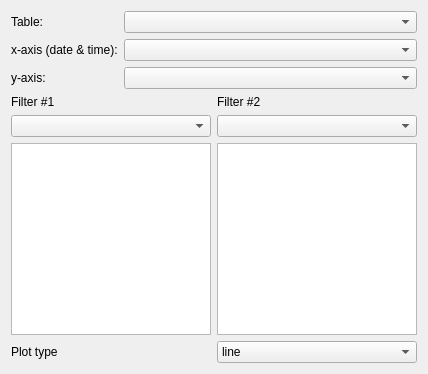
            <widget class="QWidget" name="tab_3">
             <attribute name="title">
              <string>Tab 3</string>
             </attribute>
             <layout class="QGridLayout" name="gridLayout_13">
              <item row="0" column="0">
               <layout class="QGridLayout" name="gridLayout_12">
                <item row="0" column="0">
                 <widget class="QLabel" name="table_QLabel_3">
                  <property name="sizePolicy">
                   <sizepolicy hsizetype="Preferred" vsizetype="Fixed">
                    <horstretch>0</horstretch>
                    <verstretch>0</verstretch>
                   </sizepolicy>
                  </property>
                  <property name="minimumSize">
                   <size>
                    <width>92</width>
                    <height>0</height>
                   </size>
                  </property>
                  <property name="font">
                   <font>
                    <pointsize>9</pointsize>
                   </font>
                  </property>
                  <property name="text">
                   <string>Table:</string>
                  </property>
                  <property name="buddy">
                   <cstring>table_ComboBox_1</cstring>
                  </property>
                 </widget>
                </item>
                <item row="1" column="0">
                 <widget class="QLabel" name="xcol_QLabel_3">
                  <property name="sizePolicy">
                   <sizepolicy hsizetype="Preferred" vsizetype="Fixed">
                    <horstretch>0</horstretch>
                    <verstretch>0</verstretch>
                   </sizepolicy>
                  </property>
                  <property name="minimumSize">
                   <size>
                    <width>92</width>
                    <height>0</height>
                   </size>
                  </property>
                  <property name="font">
                   <font>
                    <pointsize>9</pointsize>
                   </font>
                  </property>
                  <property name="text">
                   <string>x-axis (date &amp; time):</string>
                  </property>
                  <property name="buddy">
                   <cstring>table_ComboBox_1</cstring>
                  </property>
                 </widget>
                </item>
                <item row="1" column="1">
                 <widget class="QComboBox" name="xcol_ComboBox_3">
                  <property name="sizePolicy">
                   <sizepolicy hsizetype="Expanding" vsizetype="Fixed">
                    <horstretch>0</horstretch>
                    <verstretch>0</verstretch>
                   </sizepolicy>
                  </property>
                  <property name="minimumSize">
                   <size>
                    <width>87</width>
                    <height>0</height>
                   </size>
                  </property>
                  <property name="maximumSize">
                   <size>
                    <width>20000</width>
                    <height>16777215</height>
                   </size>
                  </property>
                  <property name="font">
                   <font>
                    <pointsize>9</pointsize>
                   </font>
                  </property>
                 </widget>
                </item>
                <item row="2" column="0">
                 <widget class="QLabel" name="ycol_QLabel_3">
                  <property name="sizePolicy">
                   <sizepolicy hsizetype="Preferred" vsizetype="Fixed">
                    <horstretch>0</horstretch>
                    <verstretch>0</verstretch>
                   </sizepolicy>
                  </property>
                  <property name="minimumSize">
                   <size>
                    <width>92</width>
                    <height>0</height>
                   </size>
                  </property>
                  <property name="font">
                   <font>
                    <pointsize>9</pointsize>
                   </font>
                  </property>
                  <property name="text">
                   <string>y-axis:</string>
                  </property>
                  <property name="buddy">
                   <cstring>table_ComboBox_1</cstring>
                  </property>
                 </widget>
                </item>
                <item row="2" column="1">
                 <widget class="QComboBox" name="ycol_ComboBox_3">
                  <property name="sizePolicy">
                   <sizepolicy hsizetype="Expanding" vsizetype="Fixed">
                    <horstretch>0</horstretch>
                    <verstretch>0</verstretch>
                   </sizepolicy>
                  </property>
                  <property name="minimumSize">
                   <size>
                    <width>87</width>
                    <height>0</height>
                   </size>
                  </property>
                  <property name="maximumSize">
                   <size>
                    <width>2000</width>
                    <height>16777215</height>
                   </size>
                  </property>
                  <property name="font">
                   <font>
                    <pointsize>9</pointsize>
                   </font>
                  </property>
                 </widget>
                </item>
                <item row="0" column="1">
                 <widget class="QComboBox" name="table_ComboBox_3">
                  <property name="sizePolicy">
                   <sizepolicy hsizetype="Expanding" vsizetype="Fixed">
                    <horstretch>0</horstretch>
                    <verstretch>0</verstretch>
                   </sizepolicy>
                  </property>
                  <property name="minimumSize">
                   <size>
                    <width>87</width>
                    <height>0</height>
                   </size>
                  </property>
                  <property name="maximumSize">
                   <size>
                    <width>20000</width>
                    <height>16777215</height>
                   </size>
                  </property>
                  <property name="font">
                   <font>
                    <pointsize>9</pointsize>
                   </font>
                  </property>
                 </widget>
                </item>
               </layout>
              </item>
              <item row="1" column="0">
               <layout class="QGridLayout" name="gridLayout_11">
                <item row="0" column="0">
                 <widget class="QLabel" name="Filter1_QLabel_3">
                  <property name="enabled">
                   <bool>true</bool>
                  </property>
                  <property name="sizePolicy">
                   <sizepolicy hsizetype="Expanding" vsizetype="Fixed">
                    <horstretch>0</horstretch>
                    <verstretch>0</verstretch>
                   </sizepolicy>
                  </property>
                  <property name="minimumSize">
                   <size>
                    <width>89</width>
                    <height>0</height>
                   </size>
                  </property>
                  <property name="maximumSize">
                   <size>
                    <width>200</width>
                    <height>16777215</height>
                   </size>
                  </property>
                  <property name="font">
                   <font>
                    <pointsize>9</pointsize>
                   </font>
                  </property>
                  <property name="text">
                   <string>Filter #1</string>
                  </property>
                  <property name="buddy">
                   <cstring>Filter1_ComboBox_1</cstring>
                  </property>
                 </widget>
                </item>
                <item row="0" column="1">
                 <widget class="QLabel" name="Filter2_QLabel_3">
                  <property name="enabled">
                   <bool>true</bool>
                  </property>
                  <property name="sizePolicy">
                   <sizepolicy hsizetype="Expanding" vsizetype="Fixed">
                    <horstretch>0</horstretch>
                    <verstretch>0</verstretch>
                   </sizepolicy>
                  </property>
                  <property name="minimumSize">
                   <size>
                    <width>90</width>
                    <height>0</height>
                   </size>
                  </property>
                  <property name="maximumSize">
                   <size>
                    <width>200</width>
                    <height>16777215</height>
                   </size>
                  </property>
                  <property name="font">
                   <font>
                    <pointsize>9</pointsize>
                   </font>
                  </property>
                  <property name="text">
                   <string>Filter #2</string>
                  </property>
                  <property name="buddy">
                   <cstring>Filter1_ComboBox_1</cstring>
                  </property>
                 </widget>
                </item>
                <item row="1" column="0">
                 <widget class="QComboBox" name="Filter1_ComboBox_3">
                  <property name="sizePolicy">
                   <sizepolicy hsizetype="Preferred" vsizetype="Fixed">
                    <horstretch>0</horstretch>
                    <verstretch>0</verstretch>
                   </sizepolicy>
                  </property>
                  <property name="minimumSize">
                   <size>
                    <width>89</width>
                    <height>0</height>
                   </size>
                  </property>
                  <property name="maximumSize">
                   <size>
                    <width>200</width>
                    <height>16777215</height>
                   </size>
                  </property>
                  <property name="font">
                   <font>
                    <pointsize>9</pointsize>
                   </font>
                  </property>
                 </widget>
                </item>
                <item row="1" column="1">
                 <widget class="QComboBox" name="Filter2_ComboBox_3">
                  <property name="sizePolicy">
                   <sizepolicy hsizetype="Preferred" vsizetype="Fixed">
                    <horstretch>0</horstretch>
                    <verstretch>0</verstretch>
                   </sizepolicy>
                  </property>
                  <property name="minimumSize">
                   <size>
                    <width>90</width>
                    <height>0</height>
                   </size>
                  </property>
                  <property name="maximumSize">
                   <size>
                    <width>200</width>
                    <height>16777215</height>
                   </size>
                  </property>
                  <property name="font">
                   <font>
                    <pointsize>9</pointsize>
                   </font>
                  </property>
                 </widget>
                </item>
                <item row="2" column="0">
                 <widget class="QListWidget" name="Filter1_QListWidget_3">
                  <property name="minimumSize">
                   <size>
                    <width>89</width>
                    <height>60</height>
                   </size>
                  </property>
                  <property name="maximumSize">
                   <size>
                    <width>200</width>
                    <height>16777215</height>
                   </size>
                  </property>
                  <property name="font">
                   <font>
                    <pointsize>9</pointsize>
                   </font>
                  </property>
                  <property name="selectionMode">
                   <enum>QAbstractItemView::ExtendedSelection</enum>
                  </property>
                 </widget>
                </item>
                <item row="2" column="1">
                 <widget class="QListWidget" name="Filter2_QListWidget_3">
                  <property name="minimumSize">
                   <size>
                    <width>90</width>
                    <height>60</height>
                   </size>
                  </property>
                  <property name="maximumSize">
                   <size>
                    <width>200</width>
                    <height>16777215</height>
                   </size>
                  </property>
                  <property name="font">
                   <font>
                    <pointsize>9</pointsize>
                   </font>
                  </property>
                  <property name="selectionMode">
                   <enum>QAbstractItemView::ExtendedSelection</enum>
                  </property>
                 </widget>
                </item>
               </layout>
              </item>
              <item row="2" column="0">
               <layout class="QHBoxLayout" name="horizontalLayout_6">
                <item>
                 <widget class="QLabel" name="label_9">
                  <property name="font">
                   <font>
                    <pointsize>9</pointsize>
                   </font>
                  </property>
                  <property name="text">
                   <string>Plot type</string>
                  </property>
                 </widget>
                </item>
                <item>
                 <widget class="QComboBox" name="PlotType_comboBox_3">
                  <property name="font">
                   <font>
                    <pointsize>9</pointsize>
                   </font>
                  </property>
                  <item>
                   <property name="text">
                    <string>line</string>
                   </property>
                  </item>
                  <item>
                   <property name="text">
                    <string>line and marker</string>
                   </property>
                  </item>
                  <item>
                   <property name="text">
                    <string>line and cross</string>
                   </property>
                  </item>
                  <item>
                   <property name="text">
                    <string>marker</string>
                   </property>
                  </item>
                  <item>
                   <property name="text">
                    <string>step-pre</string>
                   </property>
                  </item>
                  <item>
                   <property name="text">
                    <string>step-post</string>
                   </property>
                  </item>
                 </widget>
                </item>
               </layout>
              </item>
             </layout>
            </widget>
